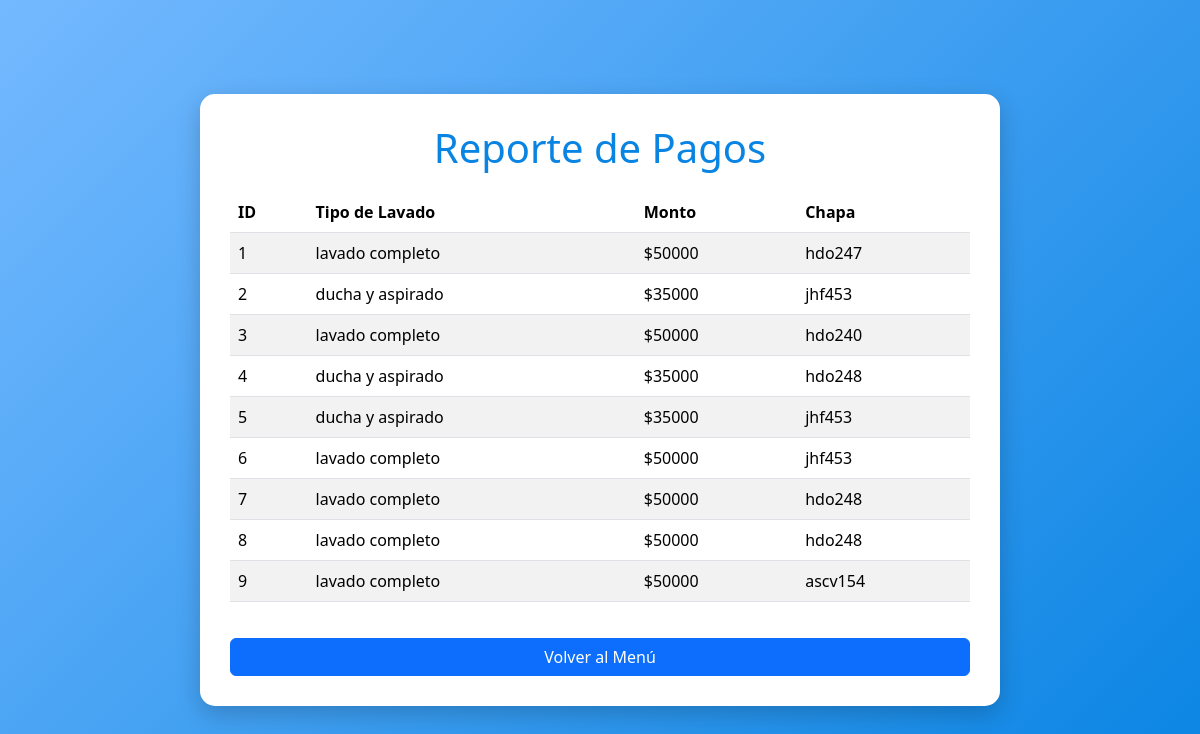
/admin/pagos (signed in), run on the app's committed database.
### my_program.py (models this page shows)
class Vehiculo(db.Model):
    id = db.Column(db.Integer, primary_key=True)
    modelo = db.Column(db.String(50), nullable=False)
    chapa = db.Column(db.String(10), nullable=False)
    tipo_lavado = db.Column(db.String(50), nullable=False)
    estado = db.Column(db.String(20), default="En Curso")
    precio = db.Column(db.Integer, nullable=False)
    hora = db.Column(db.String(5), default=datetime.now().strftime("%H:%M"))
    hora_finalizacion = db.Column(db.String(5))  # Nueva columna para la hora de finalización
    usuario_id = db.Column(db.Integer, db.ForeignKey('usuario.id'), nullable=False)
    usuario = db.relationship('Usuario', backref=db.backref('vehiculos', lazy=True))

### my_program.py (the view)
@app.route('/admin/pagos', methods=['GET'])
@login_requerido
def admin_pagos():
    if not is_admin(session['usuario_id']):
        flash("No tienes permiso para acceder a esta página.")
        return redirect(url_for('menu'))
    pagos = Vehiculo.query.with_entities(Vehiculo.id, Vehiculo.tipo_lavado, Vehiculo.precio, Vehiculo.chapa).all()
    return render_template('admin_pagos.html', pagos=pagos)

### my_program.py (called while the page is built)
def login_requerido(f):
    @wraps(f)
    def decorador(*args, **kwargs):
        if 'usuario_id' not in session:
            flash("Inicia sesión para acceder a esta página.")
            return redirect(url_for('index'))
        return f(*args, **kwargs)
    return decorador

def is_admin(usuario_id):
    usuario = Usuario.query.get(usuario_id)
    return usuario.es_admin if usuario else False

### template/admin_pagos.html (shortened to what this page needs)
<!DOCTYPE html>
<html lang="es">
<head>
    <link rel="stylesheet" href="https://cdn.jsdelivr.net/npm/bootstrap@5.3.1/dist/css/bootstrap.min.css">
    <link rel="stylesheet" href="https://cdnjs.cloudflare.com/ajax/libs/font-awesome/6.0.0-beta3/css/all.min.css">
</head>
<body>
    <div class="container">
        <h1>Reporte de Pagos</h1>
        <div class="table-responsive">
            <table class="table table-striped">
                <thead>
                    <tr>
                        <th>ID</th>
                        <th>Tipo de Lavado</th>
                        <th>Monto</th>
                        <th>Chapa</th>
                    </tr>
                </thead>
                <tbody>
                    {% for pago in pagos %}
                    <tr>
                        <td>{{ pago.id }}</td>
                        <td>{{ pago.tipo_lavado }}</td>
                        <td>${{ pago.precio }}</td>
                        <td>{{ pago.chapa }}</td>
                    </tr>
                    {% else %}
                    <tr>
                        <td colspan="4" class="text-center">No hay pagos registrados.</td>
                    </tr>
                    {% endfor %}
                </tbody>
            </table>
        </div>
        <a href="{{ url_for('menu') }}" class="btn btn-primary btn-back">Volver al Menú</a>
    </div>
</body>
</html>

### template/admin_pagos.html (style rules this page uses)
body { background: linear-gradient(135deg, #74b9ff, #0984e3); padding: 20px; display: flex; align-items: center; justify-content: center; min-height: 100vh; margin: 0; }
.container { background-color: white; border-radius: 15px; box-shadow: 0 8px 24px rgba(0, 0, 0, 0.2); padding: 30px; width: 100%; max-width: 800px; overflow-x: auto; }
h1 { color: #0984e3; margin-bottom: 20px; text-align: center; }
.btn-back { margin-top: 20px; display: block; width: 100%; }

### data on the page
Vehiculo: id "1", tipo_lavado "lavado completo", precio "50000", chapa "hdo247"
Vehiculo: id "2", tipo_lavado "ducha y aspirado", precio "35000", chapa "jhf453"
Vehiculo: id "3", tipo_lavado "lavado completo", precio "50000", chapa "hdo240"
Vehiculo: id "4", tipo_lavado "ducha y aspirado", precio "35000", chapa "hdo248"
Vehiculo: id "5", tipo_lavado "ducha y aspirado", precio "35000", chapa "jhf453"
Vehiculo: id "6", tipo_lavado "lavado completo", precio "50000", chapa "jhf453"
Vehiculo: id "7", tipo_lavado "lavado completo", precio "50000", chapa "hdo248"
Vehiculo: id "8", tipo_lavado "lavado completo", precio "50000", chapa "hdo248"
Vehiculo: id "9", tipo_lavado "lavado completo", precio "50000", chapa "ascv154"
